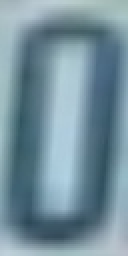
#> input picture ocr_data/train/0/roi105418.jpg, 64 x 128 px (shown 2 times larger); its folder holds only this picture in this run
$ jupyter execute --allow-errors OCR.ipynb
#> lines starting #> are read from the running program, lines starting #| are printed output that depends on the picture
[cell 1]
import numpy as np
import os
from skimage.feature import hog
import cv2
import matplotlib.pyplot as plt
from sklearn.linear_model import LogisticRegression
import pandas as pd
from sklearn.svm import SVC

[cell 2]
train_dir = r'ocr_data/train/'
labels_list = [i for i in os.listdir(train_dir)]
pathimg = [os.listdir(train_dir + i) for i in labels_list]

[cell 3]
# hog for each image and store it in a list with its corresponding label
features = []
labels = []
for i,j in enumerate(zip(pathimg,labels_list)):
  imgs,label = j
  for img in imgs:
      img = cv2.imread(train_dir+label+'/'+img)
#> img is the input picture: shape (128, 64, 3); mean B, G, R 157.3, 144.5, 116.3
      img_res=cv2.resize(img,(64,128),interpolation=cv2.INTER_AREA)
      img_gray= cv2.cvtColor(img_res,cv2.COLOR_BGR2GRAY)
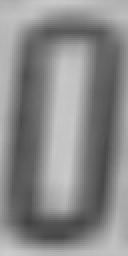
#> img_gray: shape (128, 64) (shown 2 times larger); min 66, max 205, mean 137.5
      hog_img= hog(img_gray,orientations=9,pixels_per_cell=(8,8), cells_per_block=(1, 1))
#> hog_img = 1152 values, max 1 at index 333, min 0 at index 1, mean 0.182
      features.append(hog_img)
      labels.append(label)
#> pass 2 of the loop `for i,j in enumerate(zip(pathimg,labels_list)):`:
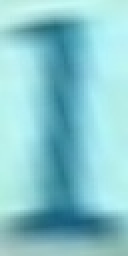
#> input picture ocr_data/train/1/roi109375.jpg, 64 x 128 px (shown 2 times larger)
#> img is the input picture: shape (128, 64, 3); mean B, G, R 206, 199.3, 135.8
#> `img_gray= cv2.cvtColor(img_res,cv2.COLOR_BGR2GRAY)`:
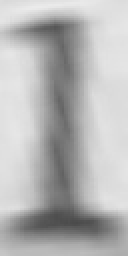
#> img_gray: shape (128, 64) (shown 2 times larger); min 74, max 235, mean 181.1
#> hog_img = 1152 values, max 0.998 at index 1102, min 0 at index 1, mean 0.224

[cell 4]
df = pd.DataFrame(np.array(features))
#> df = table of 2 rows and 1152 columns
df['target'] = labels
